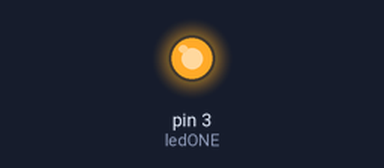
A sketch run on a simulated Arduino Uno, built with avr-gcc and run on an emulated ATmega328P. Parts: output pins drawn as LEDs (lit = HIGH). Random numbers use the default seed unless the sketch sets one.

Above: at 0.21 s.
At 39.82 s:
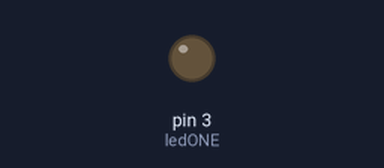
Timing chart, 0 to 40.0 s (numbered marks = the images above):
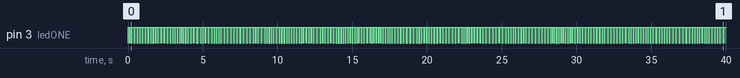

The sketch:

heartPiece.ino
```cpp
//Regina Cantu ITP Thesis 2018 - Heartbeat

const int ledONE = 3;


void setup() {
  // Start off with the LED off.

  pinMode(ledONE, OUTPUT);

}

void loop() {
  long espera = random (100, 200);
    long espera1 = random (10, 50);
  digitalWrite(ledONE, HIGH);
  delay(espera);
   digitalWrite(ledONE, LOW);
   delay(espera1);
   digitalWrite(ledONE, HIGH);
  delay(espera);
  digitalWrite(ledONE, LOW);
   delay(espera1);
}
```
